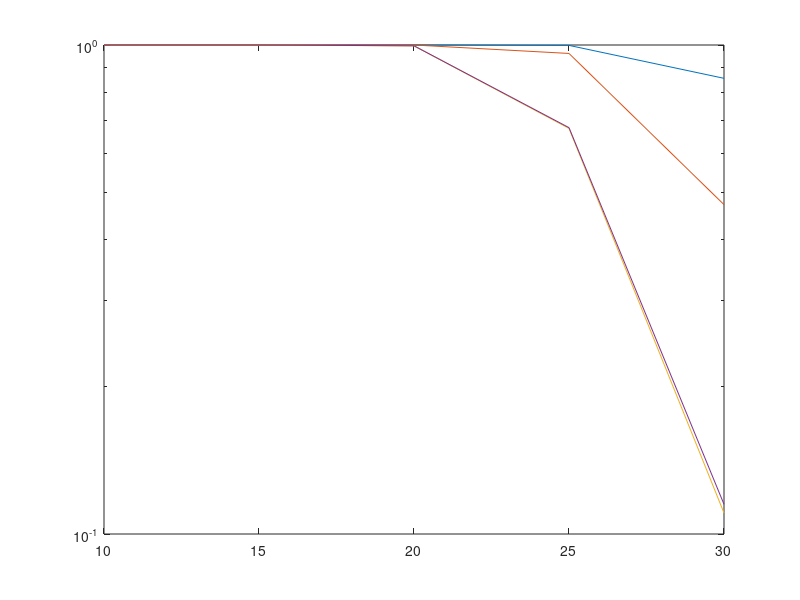

Write MATLAB code to recreate this figure.
clear all%function [p1, p2] = fund_mac(K,ct)
%close all
            
N=5;  K=4;   snrdb=[10 : 5 : 30]; Pu=3;

%%%%%%%%%%% get the correlation matrix
M=50; Delta=15/360*2*pi;lamd=1/(2*10^10); thetag = -pi+Delta; 
D=0.5/sqrt( (1 - cos(2*pi/M))^2 +(sin(2*pi/M))^2);
stepd = Delta/100;
dd = [-Delta : stepd : Delta];
for m =1 : M
    B(1:2,m) = [lamd*D*cos((m-1)*2*pi/M) lamd*D*sin((m-1)*2*pi/M)];
end
for m = 1: M
    for n = 1 :M
        sum1 = 0;
        for p = 1 : length(dd)
            al = dd(p);
            kx = -2*pi/lamd*[cos(al+thetag) ; sin(al+thetag)];
            sum1 = sum1 + 1/2/Delta* exp(sqrt(-1)*kx'*(B(:,m) -B(:,n))  )*stepd;
        end
        R(m,n)=sum1;
    end
end
r=rank(R); Mt = M-r*(K-1);
[a1,b1 ] = eig(R); a11=a1'; U = a11(M-r+1:M,:); Lam = (b1(M-r+1:M,M-r+1:M))^(1/2) ;
AX =   complex(sqrt(0.5)*randn(M,Mt),sqrt(0.5)*randn(M,Mt)); [ax,bx,cx]=svd(AX);
P = ax(:,1:Mt);
A = Lam*U*P;
Ay = inv(P'*R*P); ai = Ay(1,1); ai=1/ai;
%%%%%%%%%%%%%%%%%%%%%% start the iteration
a1 = 5/8; a2 = 2/8; a3 = 1-a1-a2; R1=1.4; R2=1.4; R3 =2; ct=5000; 
for k =  1:length(snrdb)
 sum1=0; sum2=0; sum3=0; sum4=0; sum5=0; 
 snr = 10^(snrdb(k)/10);   eps1=(2^R1-1);eps2=(2^R2-1);eps3=(2^R3-1);

sum1 = 0;
 for i = 1 :ct       
     for j = 1 : Pu
         G = complex(sqrt(0.5)*randn(N,r),sqrt(0.5)*randn(N,r));   
         W1 = A'*G'*G*A;
         W2 = inv(W1);
         chx(j) = W2(1,1);
     end
     chx = sort(chx,'descend');
     
     %%%%% user 1    
     sinr1 = snr*a1/chx(1)/ (1 + snr*a2/chx(1)+snr*a3/chx(1));
     
     if real(sinr1)<eps1
         sum1 = sum1+1;
     end    
     %%%%% user 2    
     sinr1 = snr*a1/chx(2)/ (1 + snr*a2/chx(2)+snr*a3/chx(2));
     sinr2 = snr*a2/chx(2)/ (1 + snr*a3/chx(2));
     
     if real(sinr1)<eps1 | real(sinr2)<eps2
         sum2 = sum2+1;
     end    
     %%%%% user 3    
     sinr1 = snr*a1/chx(3)/ (1 + snr*a2/chx(3)+snr*a3/chx(3));
     sinr2 = snr*a2/chx(3)/ (1 + snr*a3/chx(3));
     sinr3 = snr*a3/chx(3);
     
     if real(sinr1)<eps1 | real(sinr2)<eps2 | real(sinr3)<eps3
         sum3 = sum3+1;
     end    
%      if snr/chx(3) <max([(a1 - eps1*(a2+a3))/eps1 (a2 - eps1*(a3))/eps2 (a3)/eps3 ] )
%          sum3 = sum3+1;
%      end
     
 end 
 p1(k) = sum1/ct;
  p2(k) = sum2/ct;
   p3(k) = sum3/ct;
% % pa1(k) = gammainc( real(1/snr/ai/xix), N-Mt+1);
 
%    %%%%%%%%%%%%%%%%%%%%%%%%%%%% analytical 
%  
%      pa1(k) =0;
%      p=1;xix = (a1 - eps1*(a2+a3))/eps1;
%      for l = 1: p-1+1
%         i=l-1;
%         pip = factorial(Pu)/factorial(Pu-p)/factorial(p-1);
%         Fp = 1 - gammainc( real(1/snr/ai/xix), N-Mt+1);
%         pa1(k) = pa1(k) + factorial(p-1)/factorial(i)/factorial(p-1-i)*(-1)^i*pip/(Pu-p+i+1)*(1- (Fp)^(Pu-p+i+1) );
%      end
 %     %%%%%%%%%%%%%%%%%%%user 2
%    pa2(k) =0;
%     p=2;xix = max((a1 - eps1*(a2+a3))/eps1,(a2 - eps1*(a3))/eps2);
%      for l = 1: p-1+1
%         i=l-1;
%         pip = factorial(Pu)/factorial(Pu-p)/factorial(p-1);
%         Fp = 1 - gammainc( real(1/snr/ai/xix), N-Mt+1);
%         pa2(k) = pa2(k) + factorial(p-1)/factorial(i)/factorial(p-1-i)*(-1)^i*pip/(Pu-p+i+1)*(1- (Fp)^(Pu-p+i+1) );
%      end
%     %%%%%%%%%%%%%%%%%%%user 3
   pa3(k) =0;
    p=3;xix = min([(a1 - eps1*(a2+a3))/eps1 (a2 - eps1*(a3))/eps2 (a3)/eps3 ] );
     for l = 1: p-1+1
        i=l-1;
        pip = factorial(Pu)/factorial(Pu-p)/factorial(p-1);
        Fp = 1 - gammainc( real(1/snr/ai/xix), N-Mt+1);
        pa3(k) = pa3(k) + factorial(p-1)/factorial(i)/factorial(p-1-i)*(-1)^i*pip/(Pu-p+i+1)*(1- (Fp)^(Pu-p+i+1) );
     end
end
semilogy(snrdb,p1,snrdb,p2,snrdb,p3,snrdb,pa3)

 